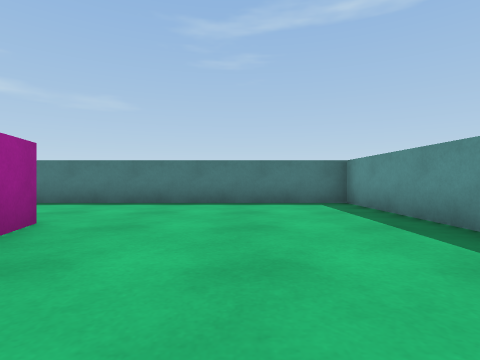
[1] (above)

22 first-person views from a walk through a 3-D level made in the Unity game engine. The camera is 0.54 m above the floor, looks level and sees 80° across. The floor is counted in squares, 1 m on a side. Each view is taken from the middle of a square. On the plan, view 1 faces up. The plan holds only what a view shows up to about 9 squares ahead; the rest is blank. The place goes on beyond the plan. Surface patterns are stand-ins for the level's own textures.

[2]
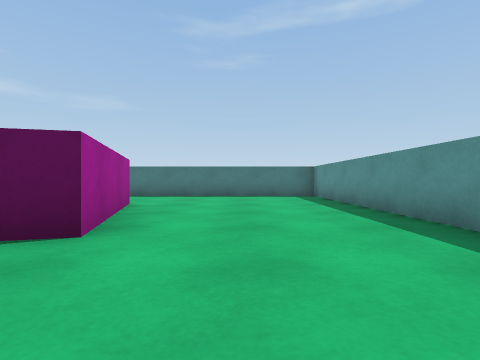

[3]
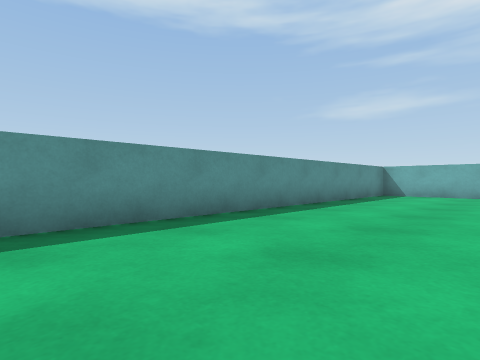

[4]
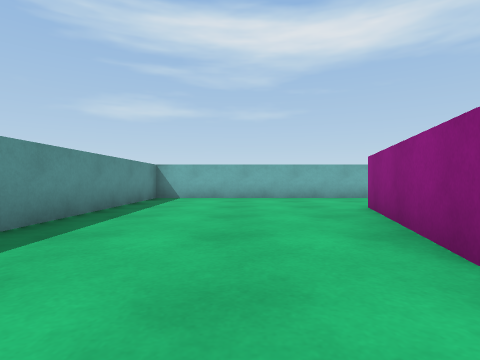

[5]
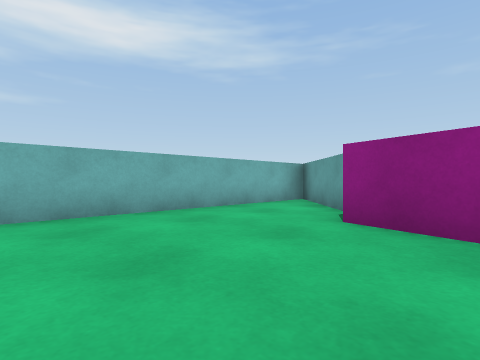

[6]
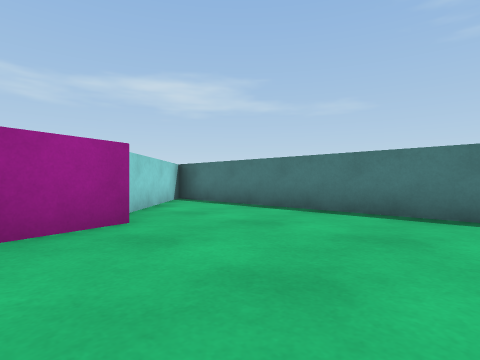

[7]
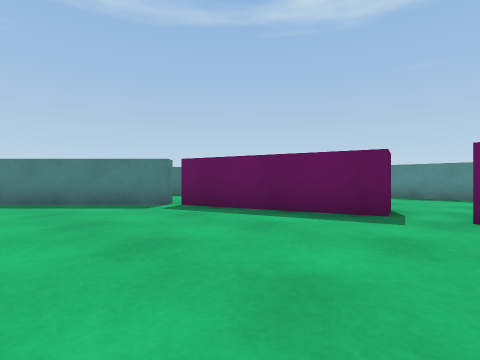

[8]
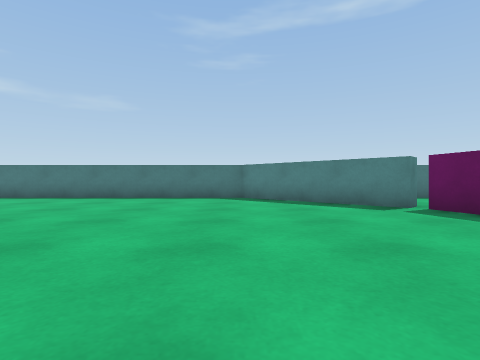

[9]
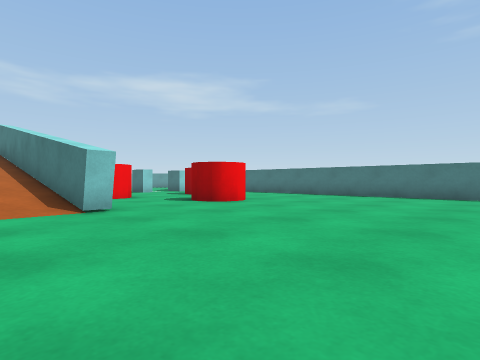

[10]
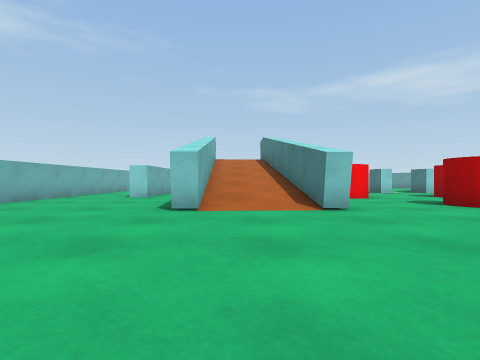

[11]
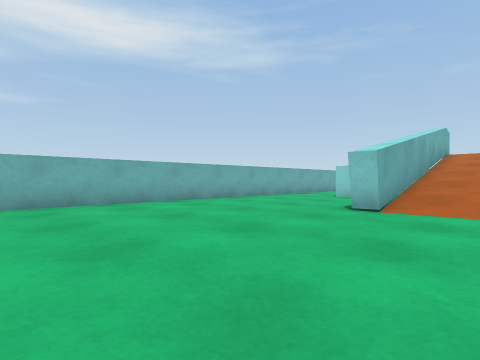

[12]
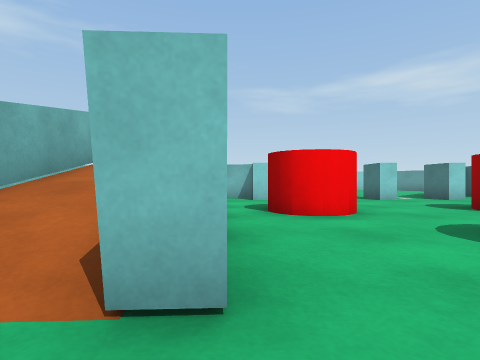

[13]
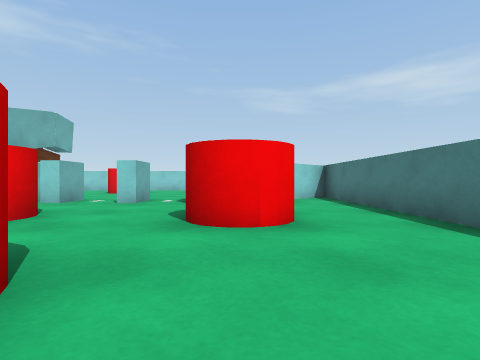

[14]
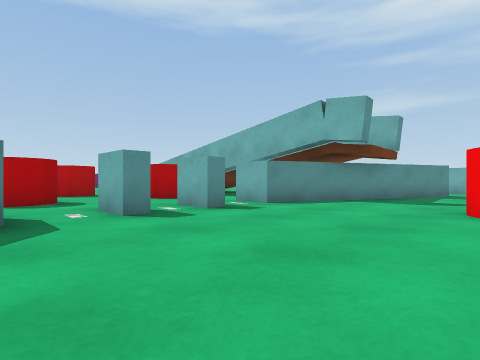

[15]
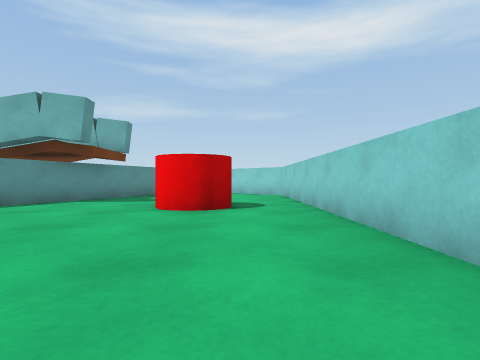

[16]
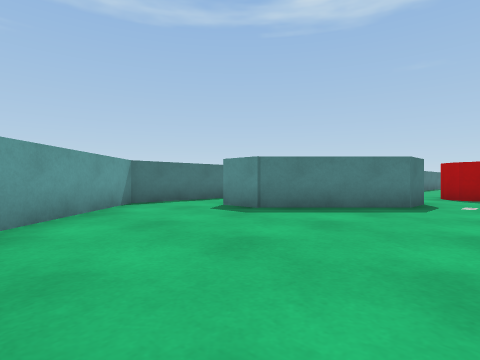

[17]
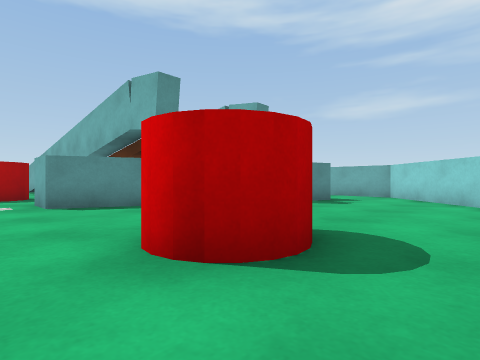

[18]
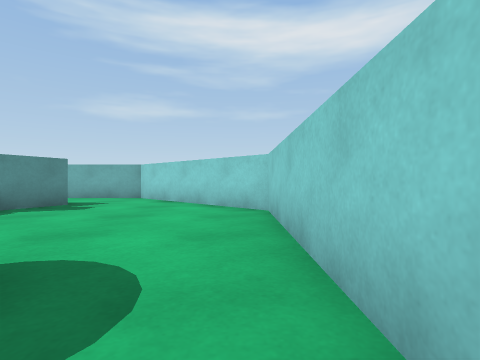

[19]
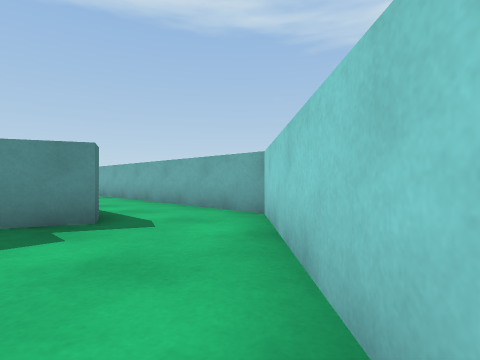

[20]
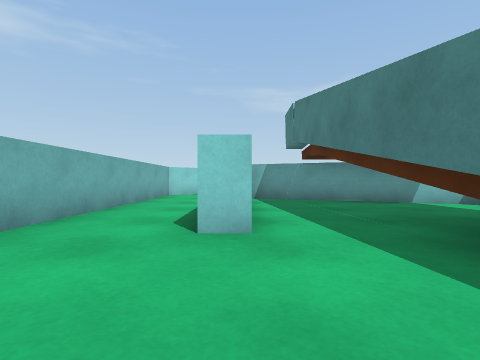

[21]
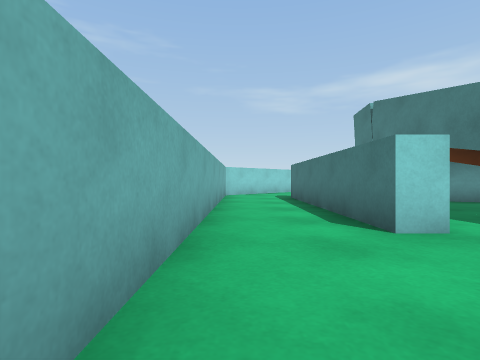

[22]
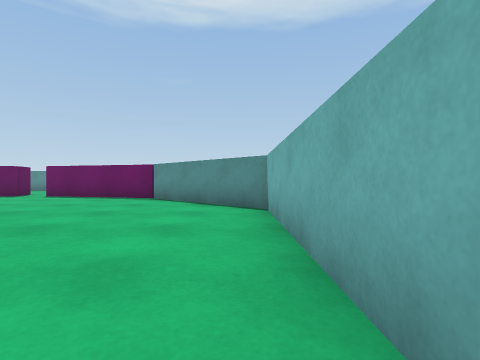

### Floor plan
Points are (right, up) in squares from view 1. A wall is a line through its corners. A room is listed if a view was taken in it or the views show most of it. See-through windows are left out.
Room 1 (views 1, 2, 3, 4, 5, 6)
walls: (-1.5, -1.7) (-2.6, -5.7); (-2.6, 3.7) (-1.5, -0.3); (-3.8, -6.3) (-6, -8.5) (2.5, -8.5) (2.5, 6.7) (-6.2, 6.7) (-3.4, 3.8) (-3.7, 3.5)
ways out: opening at (-2, -1) to room 2
Room 2 (views 7, 8, 9, 10, 11, 12, 13, 14, 15, 16, 17, 18, 19, 20, 21, 22)
walls: (-13.1, -1) (-13, -1.5) (-19.5, -1.8); (-19.7, 2.8) (-20.7, 2.8) (-20.7, 3.2) (-19.7, 3.2) (-19.7, 2.8); (-20.3, -0.6) (-21.3, -3); (-17.8, -4) (-12.9, -3.7) (-12.9, -4.2); (-16.1, 6.7) (-22.1, 6.7) (-20.9, 5.5); (-19.7, 5.1) (-19.7, 4.6) (-20.7, 4.6) (-22.8, 6.7) (-22.8, 7.8); (-16.9, -5.9) (-16.9, -6.4) (-22.8, -6.4) (-23.3, -6.2) (-20.7, -0.2) (-19.7, -0.2) (-19.7, -0.8); (-21.1, 9.5) (-24.1, 9.5) (-26.7, 6.9); (-3.7, 3.5) (-6.9, 6.7) (-14.4, 6.7); (-27.5, 3.2) (-27.5, -5.1) (-24.1, -8.5) (-6.7, -8.5) (-3.7, -5.5); (-3.5, -5.5) (-3, -3.5); (-1.5, -0.3) (-2.5, -0.6) (-3.5, 3.4)
ways out: opening at (-2, -1) to room 1; opening at (-20, -4) to room 3; opening at (-17, -5) to room 3; gap at (-18, -4) to room 3
objects: red cylinder (-26, -1) to (-25, 0); red cylinder (-18, 0) to (-17, 1); red cylinder (-17, 3) to (-16, 4); red cylinder (-15, 2) to (-14, 3)
Room 3 (no view inside)
walls: (-17.8, -4) (-19.4, -4); (-20.4, -5.9) (-16.9, -5.9); (-21.3, -3) (-22.4, -5.7); (-15.9, -4.3) (-17.7, -4.4)
ways out: opening at (-20, -4) to room 2; opening at (-17, -5) to room 2; gap at (-18, -4) to room 2

Positions as (right, up) in squares from view 1, and headings:
1: (0, 0), facing up
2: (0, -3), facing up
3: (-1, 2), facing down-right
4: (0, 0), facing down
5: (1, -4), facing down-left
6: (1, 2), facing up-left
7: (-7, -2), facing up-right
8: (-7, -2), facing up
9: (-8, -3), facing up-left
10: (-8, -3), facing left
11: (-8, -2), facing down-left
12: (-12, -1), facing left
13: (-13, 4), facing left
14: (-25, 5), facing down-right
15: (-26, 5), facing down
16: (-27, 3), facing up-right
17: (-27, 1), facing down-right
18: (-27, 0), facing down
19: (-27, -5), facing down-right
20: (-14, -6), facing left
21: (-14, -8), facing left
22: (-12, -8), facing right
